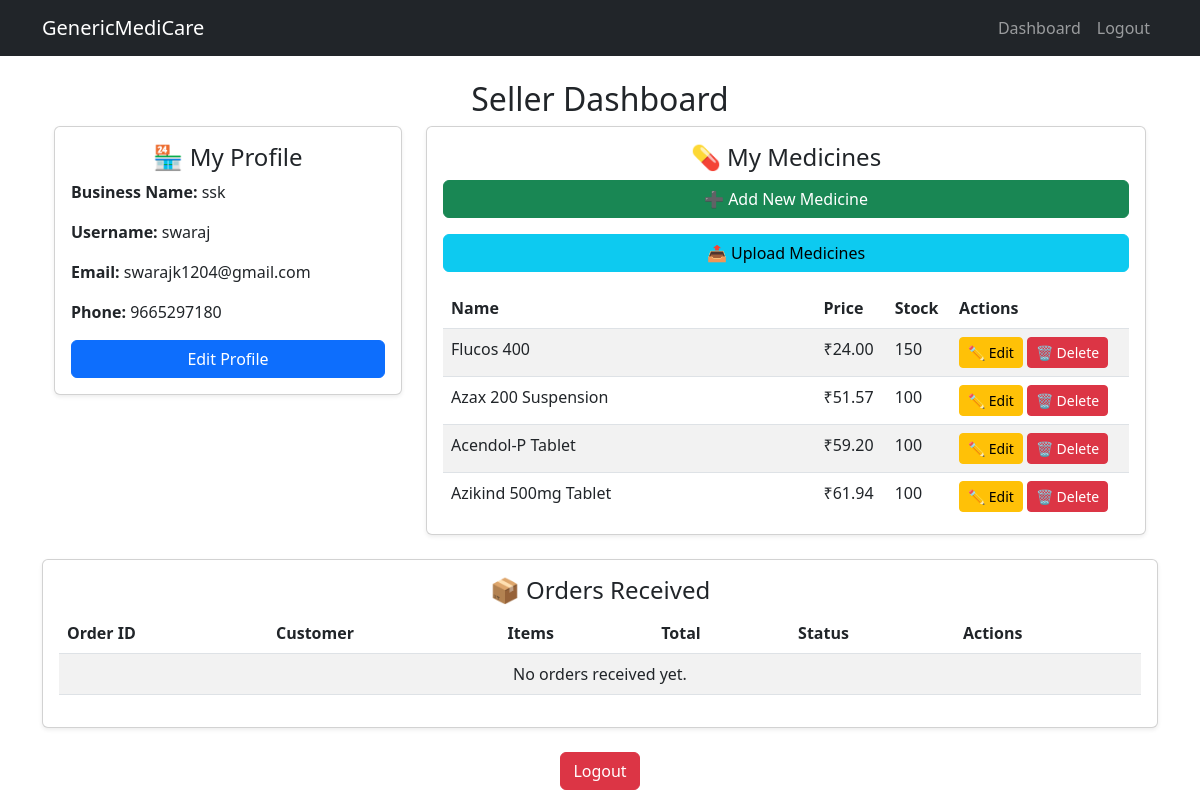
/dashboard/seller/ (signed in), run on the app's committed database.
### store/models.py (models this page shows, shortened)
class SellerProfile(models.Model):
    user = models.OneToOneField(User, on_delete=models.CASCADE)
    business_name = models.CharField(max_length=255)
    phone_number = models.CharField(max_length=15)

class Medicine(models.Model):
    seller = models.ForeignKey(SellerProfile, on_delete=models.CASCADE)  # Each medicine is listed by a seller
    name = models.CharField(max_length=255)
    description = models.TextField(blank=True, null=True)
    price = models.DecimalField(max_digits=10, decimal_places=2)
    stock = models.PositiveIntegerField()
    image = models.ImageField(upload_to='medicine_images/', null=True, blank=True)
    prescription_required = models.BooleanField(default=False)  # If True, user must upload a prescription
    active_ingredients = models.TextField(help_text="Comma-separated active ingredients")  # Used for mapping alternatives
    brand_name = models.CharField(max_length=255, null=True, blank=True)

### store/views.py (the view)
# urls.py: path('dashboard/seller/', seller_dashboard, name='seller_dashboard'),
@login_required
def seller_dashboard(request):
    if not hasattr(request.user, 'sellerprofile'):
        return redirect('home')  # Prevent unauthorized access
    seller_profile = request.user.sellerprofile  # Get the seller profile
    medicines = Medicine.objects.filter(seller=seller_profile)
    order_items = OrderItem.objects.filter(medicine__in=medicines)
    orders = Order.objects.filter(orderitem__in=order_items).distinct()
    return render(request, 'seller_dashboard.html', {
        'medicines': medicines,
        'orders': orders,  # Orders specific to this seller
        })

### store/context_processors.py (called while the page is built)
def cart_total(request):
    if request.user.is_authenticated:
        cart = Cart.objects.filter(customer__user=request.user).first()
        if cart:
            unique_items_count = cart.cartitem_set.count()  # Count unique medicines
            return {'cart_count': unique_items_count}
    return {'cart_count': 0}

### store/templates/seller_dashboard.html (shortened to what this page needs)
{% extends 'base.html' %}
{% block content %}
<div class="container mt-4">
    <h2 class="text-center">Seller Dashboard</h2>
    <div class="row">
        <div class="col-md-4">
            <div class="card shadow-sm p-3 mb-4">
                <h4 class="text-center">🏪 My Profile</h4>
                <p><strong>Business Name:</strong> {{ user.sellerprofile.business_name }}</p>
                <p><strong>Username:</strong> {{ user.username }}</p>
                <p><strong>Email:</strong> {{ user.email }}</p>
                <p><strong>Phone:</strong> {{ user.sellerprofile.phone_number }}</p>
                <a href="{% url 'edit_seller_profile' %}" class="btn btn-primary w-100">Edit Profile</a>
            </div>
        </div>
<div class="col-md-8">
    <div class="card shadow-sm p-3 mb-4">
        <h4 class="text-center">💊 My Medicines</h4>
        <a href="{% url 'add_medicine' %}" class="btn btn-success mb-3">➕ Add New Medicine</a>
        <a href="{% url 'upload_medicine' %}" class="btn btn-info mb-3">📤 Upload Medicines</a>
        <div style="max-height: 230px; overflow-y: auto;">
            <table class="table table-striped">
                <thead>
                    <tr>
                        <th>Name</th>
                        <th>Price</th>
                        <th>Stock</th>
                        <th>Actions</th>
                    </tr>
                </thead>
                <tbody>
                    {% for medicine in medicines %}
                        <tr>
                            <td>{{ medicine.name }}</td>
                            <td>₹{{ medicine.price }}</td>
                            <td>{{ medicine.stock }}</td>
                            <td>
                                <a href="{% url 'edit_medicine' medicine.pk %}" class="btn btn-warning btn-sm">✏ Edit</a>
                                <a href="{% url 'delete_medicine' medicine.pk %}" class="btn btn-danger btn-sm">🗑 Delete</a>
                            </td>
                        </tr>
                    {% empty %}
                        <tr>
                            <td colspan="4" class="text-center">No medicines listed yet.</td>
                        </tr>
                    {% endfor %}
                </tbody>
            </table>
        </div>
    </div>
</div>
    <div class="card shadow-sm p-3 mb-4">
        <h4 class="text-center">📦 Orders Received</h4>
        <table class="table table-striped">
            <thead>
                <tr>
                    <th>Order ID</th>
                    <th>Customer</th>
                    <th>Items</th>
                    <th>Total</th>
                    <th>Status</th>
                    <th>Actions</th>
                </tr>
            </thead>
            <tbody>
                {% for order in orders %}
                    <tr>
                        <td>#{{ order.id }}</td>
                        <td>{{ order.customer.user.username }}</td>
                        <td>
                            <ul>
                                {% for item in order.orderitem_set.all %}
                                    <li>{{ item.medicine.name }} (x{{ item.quantity }})</li>
                                {% endfor %}
                            </ul>
                        </td>
                        <td>₹{{ order.total_price }}</td>
                        <td><span class="badge bg-info">{{ order.status }}</span></td>
                        <td>
                            <a href="#" class="btn btn-primary btn-sm">Update Status</a>
                        </td>
                    </tr>
                {% empty %}
                    <tr>
                        <td colspan="6" class="text-center">No orders received yet.</td>
                    </tr>
                {% endfor %}
            </tbody>
        </table>
    </div>
    <div class="text-center">
        <a href="{% url 'logout' %}" class="btn btn-danger">Logout</a>
    </div>
</div>
{% endblock %}

### data on the page
Medicine: name "Flucos 400", price "24.00", stock "150"
Medicine: name "Azax 200 Suspension", price "51.57", stock "100"
Medicine: name "Acendol-P Tablet", price "59.20", stock "100"
Medicine: name "Azikind 500mg Tablet", price "61.94", stock "100"

### other printed values
{{ user.sellerprofile.business_name }} "ssk"
{{ user.username }} "swaraj"
{{ user.email }} "swarajk1204@gmail.com"
{{ user.sellerprofile.phone_number }} "9665297180"
